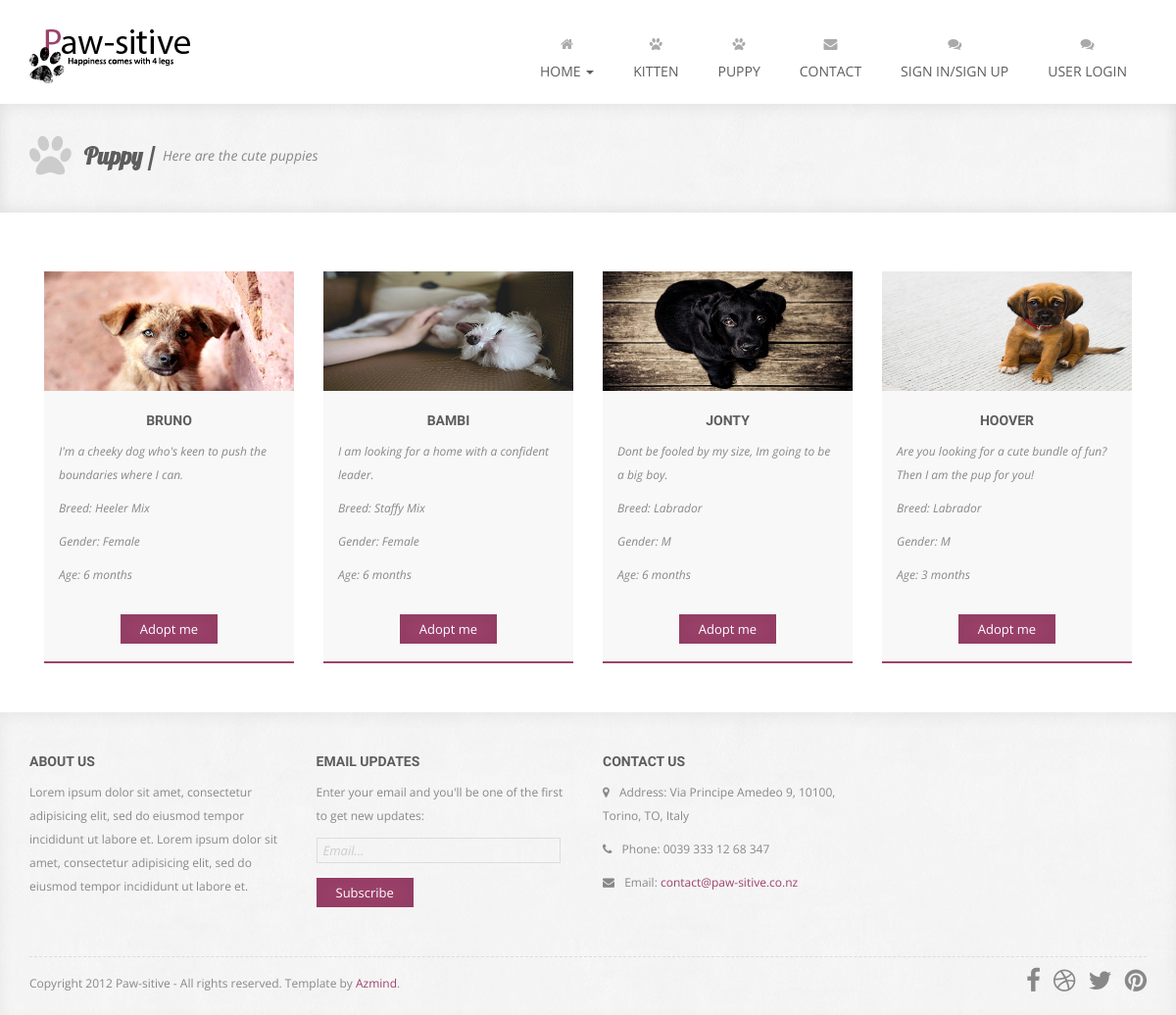
Screenshot of /main.php?typeid=6 with the database file from the repository.
### tables this page shows
CREATE TABLE IF NOT EXISTS `types` (
`id` int(11) NOT NULL,
  `type_name` varchar(100) NOT NULL,
  `type_description` varchar(500) NOT NULL
);

CREATE TABLE IF NOT EXISTS `pets` (
`id` int(11) NOT NULL,
  `name` varchar(100) NOT NULL,
  `description` varchar(500) NOT NULL,
  `price` float NOT NULL,
  `breed` varchar(100) NOT NULL,
  `gender` varchar(50) NOT NULL,
  `age` varchar(50) NOT NULL,
  `photo` varchar(200) NOT NULL,
  `type_id` int(11) NOT NULL
);

### includes/type.php (called while the page is built, shortened)
<?php
require_once('connection.php');
require_once('pet.php');
class Type{
	public function load($iId){
		$oConnection = new Connection();
		$sSQL = 'SELECT id, type_name, type_description
		FROM types
		WHERE id='.$iId;
		$oResultSet = $oConnection->query($sSQL);
		$aRow = $oConnection->fetch($oResultSet);
		$this->iId = $aRow['id'];
		$this->sTypeName =  $aRow['type_name'];
		$this->sTypeDescription =  $aRow['type_description'];
		$sSQL = 'SELECT id
				FROM pets
				WHERE type_id ='.$iId;
		$oResultSet = $oConnection->query($sSQL);
		while($aRow=$oConnection->fetch($oResultSet)){
			$iPetId = $aRow['id'];
			$oPet = new Pet();
			$oPet->load($iPetId);
		}
	}
}
 ?>

### includes/connection.php (called while the page is built, shortened)
<?php
class Connection {
	private $mysqli;
	public function __construct() {
		$this->mysqli = new mysqli(DB_SERVER, DB_USER, DB_PASSWORD, DB_NAME);
	}
	public function query($sql) {
		$result = $this->mysqli->query($sql);
		return $result;
	}
	public function fetch($resultSet) {
		return $resultSet->fetch_assoc();
	}
}
?>

### includes/type_manager.php (called while the page is built)
<?php
require_once('connection.php');
require_once('type.php');
class TypeManager{
	static public function getTypes(){
		$aTypes=[];
		$oConnection = new Connection();
		$sSQL = 'SELECT id FROM types';
		$oResultSet = $oConnection->query($sSQL);
		while($aRow = $oConnection->fetch($oResultSet)){
			$iTypeId = $aRow['id'];
			$oType = new Type();
			$oType->load($iTypeId);
			$aTypes[] = $oType;
		}
		return $aTypes;
	}
}
 ?>

### includes/pet.php (called while the page is built, shortened)
<?php
require_once('connection.php');
class Pet{
	public function load($iId){
		$oConnection = new Connection();
		$sSQL = 'SELECT id, name, description, price, breed, gender, age, photo, type_id
		FROM pets
		WHERE id ='.$iId;
		$oResultSet = $oConnection->query($sSQL);
		$aRow = $oConnection->fetch($oResultSet);
		$this->sName = $aRow['name'];
		$this->sDescription = $aRow['description'];
		$this->sBreed = $aRow['breed'];
		$this->sGender = $aRow['gender'];
		$this->sAge = $aRow['age'];
		$this->sPhoto = $aRow['photo'];
	}
}
 ?>

### includes/view.php (the view)
<?php
class View{
	static public function renderNav($aTypes){
		$sHTML = '<ul class="nav navbar-nav navbar-right">
						<li class="dropdown">
							<a href="#" class="dropdown-toggle" data-toggle="dropdown" data-hover="dropdown" data-delay="1000">
								<i class="fa fa-home"></i><br>Home <span class="caret"></span>
							</a>
							<ul class="dropdown-menu dropdown-menu-left" role="menu">
								<li><a href="index_.php">Home</a></li>
							</ul>
						</li>';
		for($i=0; $i<count($aTypes); $i++){
			$oType = $aTypes[$i];
			$sHTML.= '<li>
						<a href="main.php?typeid='.$oType->iId.'"><i class="fa fa-paw"></i><br>'.$oType->sTypeName.'</a>
					  </li>';
		}
		$sHTML.= '<li>
					<a href="contact.php"><i class="fa fa-envelope"></i><br>Contact</a>
				</li>
                <li>
                    <a href="sign.php"><i class="fa fa-comments"></i><br>Sign in/Sign up</a>
                </li>
                  <li>
                    <a href="login.php"><i class="fa fa-comments"></i><br>User Login</a>
                </li>
				</ul>';
		return $sHTML;
	}
	static public function renderType($oType){
		$sHTML = '
        <div class="page-title-container">
            <div class="container">
                <div class="row">
                    <div class="col-sm-12 wow fadeIn">
                        <i class="fa fa-paw"></i>
                        <h1>'.$oType->sTypeName.' /</h1>
                        <p>'.$oType->sTypeDescription.'</p>
                    </div>
                </div>
            </div>
        </div>
        <div class="portfolio-container">
	        <div class="container">
	            <div class="row">
	            </div>
	            <div class="row">
	            	<div class="col-sm-12 portfolio-masonry">';
	        $aPets = $oType->aPets;
	        for($i=0;$i<count($aPets);$i++){
	        	$oPet = $aPets[$i];
	        	$sHTML .= '<div class="portfolio-box web-design">
                	<div class="portfolio-box-container">
	                	<img src="assets/Victoryimages/'.$oPet->sPhoto.'" alt="" data-at2x="assets/Victoryimages/'.$oPet->sPhoto.'">
	                	<div class="portfolio-box-text">
	                		<h3>'.$oPet->sName.'</h3>
	                		<p>'.$oPet->sDescription.'</p>
	                		<p> Breed: '.$oPet->sBreed.'</p>
	                		<p> Gender: '.$oPet->sGender.'</p>
	                		<p> Age: '.$oPet->sAge.'</p>
	                		</br>
	                		<button type="submit" class = "btn">Adopt me </button>
	                	</div>
	                </div>
                </div>';
	        }
	    $sHTML .= '</div>
	            </div>
	        </div>
        </div>';
		return $sHTML;
	}
}
 ?>

### assets/css/form-elements.css (style rules this page uses)
button.btn { height: 30px; margin: 0; padding: 0 20px; vertical-align: middle; background: #9d426b; border: 0; font-family: 'Open Sans', sans-serif; font-size: 13px; font-weight: 400; line-height: 30px; color: #fff; text-shadow: none; -moz-border-radius: 0; -webkit-border-radius: 0; border-radius: 0; -moz-box-shadow: 0 1px 25px 0 rgba(0,0,0,.05) inset, 0 -1px 25px 0 rgba(0,0,0,.05) inset; -webkit-box-shadow: 0 1px 25px 0 rgba(0,0,0,.05) inset, 0 -1px 25px 0 rgba(0,0,0,.05) inset; box-shadow: 0 1px 25px 0 rgba(0,0,0,.05) inset, 0 -1px 25px 0 rgba(0,0,0,.05) inset; -o-transition: all .3s; -moz-transition: all .3s; -webkit-transition: all .3s; -ms-transition: all .3s; transition: all .3s; }

### assets/css/style.css (style rules this page uses)
body { background: #fff; text-align: center; font-family: 'Open Sans', sans-serif; color: #888; font-size: 12px; }
a { color: #9d426b; text-decoration: none; -o-transition: all .3s; -moz-transition: all .3s; -webkit-transition: all .3s; -ms-transition: all .3s; transition: all .3s; }
img { max-width: 100%; }
h1, h2 { line-height: 40px; }
h3, h4 { line-height: 20px; }
ul.navbar-nav { font-size: 14px; color: #888; text-transform: uppercase; }
ul.navbar-nav li a { padding: 23px 20px; background: #fff; border-top: 5px solid #fff; color: #5d5d5d; }
ul.navbar-nav li a i { line-height: 35px; color: #aaa; }
.page-title-container { margin: 0 auto; padding: 30px 0 35px 0; background: #f8f8f8 url(../img/pattern.jpg) left top repeat; text-align: left; -moz-box-shadow: 0 5px 15px 0 rgba(0,0,0,.05) inset, 0 -5px 15px 0 rgba(0,0,0,.05) inset; -webkit-box-shadow: 0 5px 15px 0 rgba(0,0,0,.05) inset, 0 -5px 15px 0 rgba(0,0,0,.05) inset; box-shadow: 0 5px 15px 0 rgba(0,0,0,.05) inset, 0 -5px 15px 0 rgba(0,0,0,.05) inset; }
.page-title-container h1 { display: inline; margin-left: 10px; font-family: 'Lobster', cursive; font-size: 24px; color: #5d5d5d; font-weight: bold; text-shadow: 0 1px 0 rgba(255, 255, 255, .7); vertical-align: middle; }
.page-title-container p { display: inline; margin-left: 5px; font-size: 14px; font-style: italic; vertical-align: middle; }
.page-title-container i { font-size: 46px; color: #ccc; vertical-align: middle; }
.portfolio-container { margin-top: 20px; padding-bottom: 50px; }
.portfolio-box { width: 255px; margin: 40px 15px 0 15px; }
.portfolio-box img { cursor: pointer; -o-transition: all .3s; -moz-transition: all .3s; -webkit-transition: all .3s; -ms-transition: all .3s; transition: all .3s; }
.portfolio-box-container { position: relative; height:400px; background: #f8f8f8; border-bottom: 2px solid #9d426b; }
.portfolio-box-container p { text-align: left; font-style: normal; }
.portfolio-box-text { padding: 0 15px 20px 15px; }
.portfolio-box-text h3 { margin-top: 20px; font-family: 'Droid Sans', sans-serif; font-size: 14px; color: #5d5d5d; font-weight: bold; text-transform: uppercase; text-shadow: 0 1px 0 rgba(255,255,255,.7); }
.portfolio-box-text p { line-height: 24px; font-style: italic; }

### rows the page displays
types: type_name "KITTEN"
types: type_name "PUPPY", type_name "Puppy", type_description "Here are the cute puppies"
pets: photo (picture), name "BRUNO", description "I'm a cheeky dog who's keen to push the boundaries where I can.", breed "Heeler Mix", gender "Female", age "6 months"
pets: photo (picture), name "BAMBI", description "I am looking for a home with a confident leader.", breed "Staffy Mix", gender "Female", age "6 months"
pets: photo (picture), name "JONTY", description "Dont be fooled by my size, Im going to be a big boy.", breed "Labrador", gender "M", age "6 months"
pets: photo (picture), name "HOOVER", description "Are you looking for a cute bundle of fun? Then I am the pup for you!", breed "Labrador", gender "M", age "3 months"
